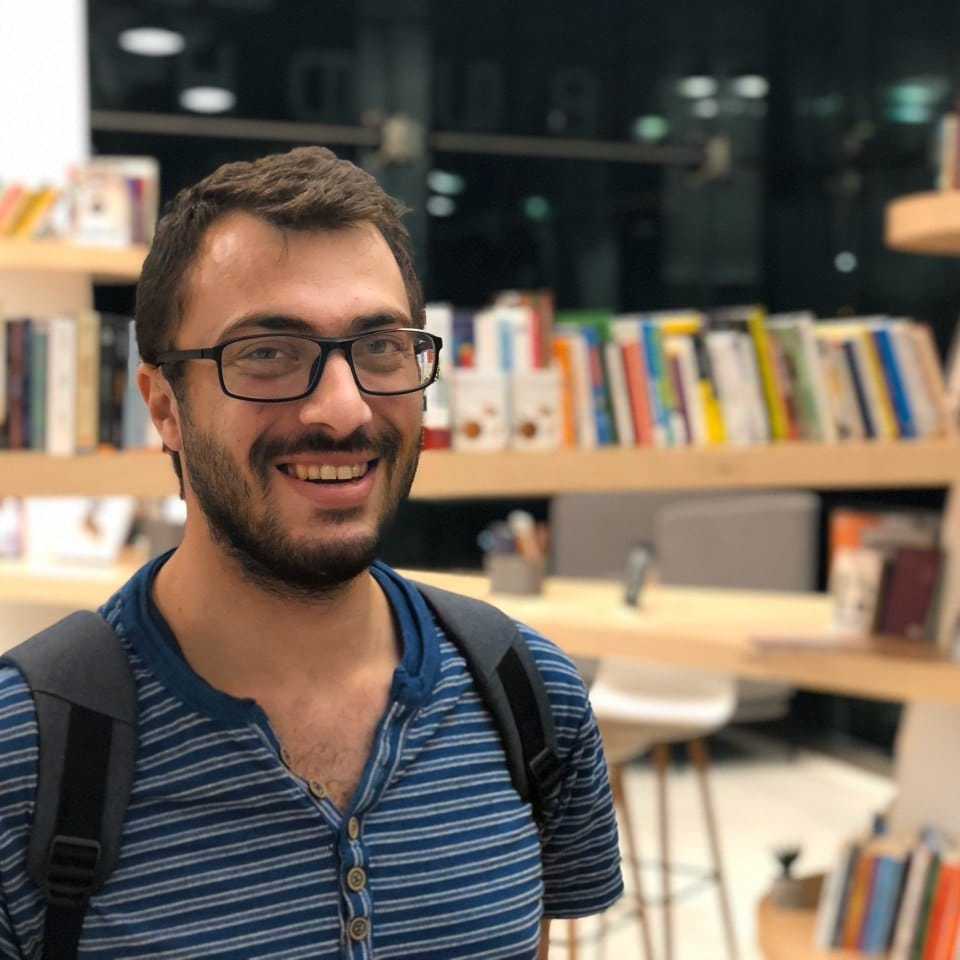
#> input picture openCV/Files/photo.jpg, 960 x 960 px, found by its file name
$ python face.py
#> lines starting #> are read from the running program, lines starting #| are printed output that depends on the picture; after the words box and inside, x2 and y2 are one past the last pixel; in counts of white or black regions, pixels touching at a corner belong together
import cv2
import numpy as np
import time
import sys
import cv2
import serial

arduino = serial.Serial('COM3', 9600)
time.sleep(2)
print("Connection to arduino...")


face_cascade = cv2.CascadeClassifier('haarcascade_frontalface_default.xml')


img = cv2.imread("files\photo.jpg")
#> img is the input picture: shape (960, 960, 3); mean B, G, R 90.6, 101.6, 112.9
gray_img = cv2.cvtColor(img,cv2.COLOR_BGR2GRAY)
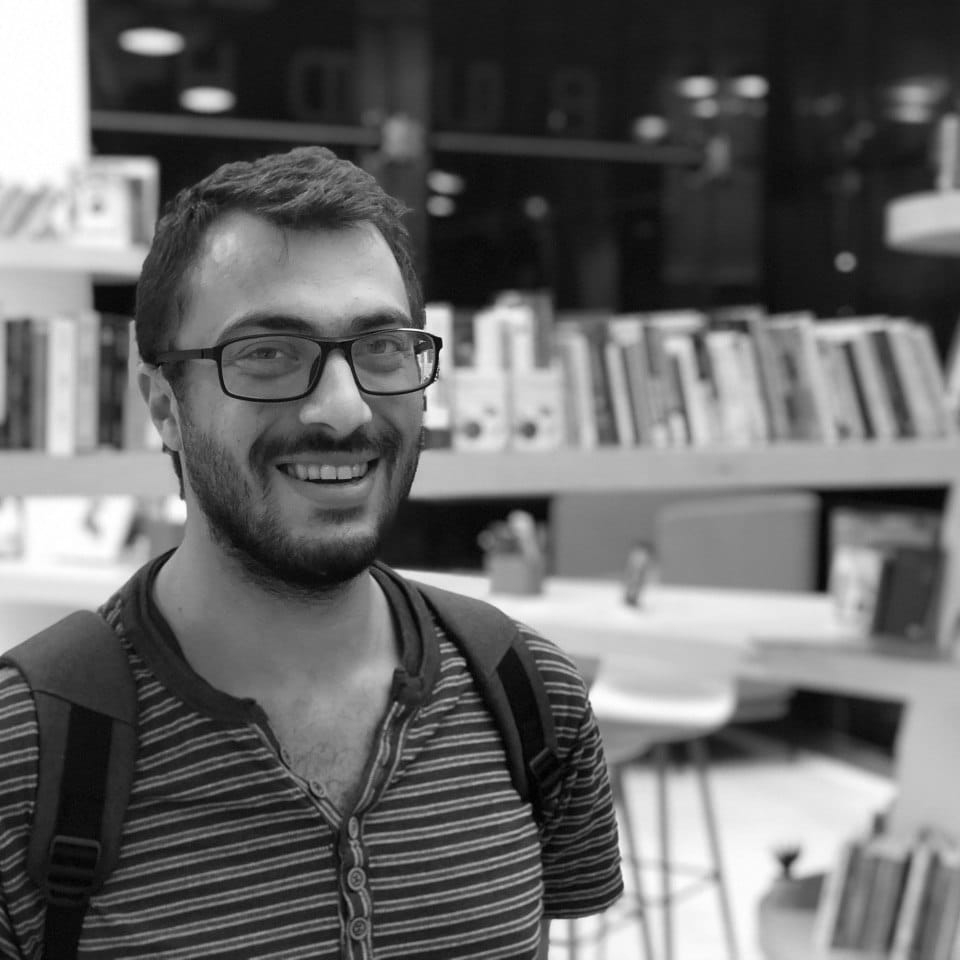
#> gray_img: shape (960, 960); min 0, max 255, mean 103.7

faces = face_cascade.detectMultiScale(gray_img,
scaleFactor = 1.05,
minNeighbors = 5)
#> faces = [[161, 229, 320, 320]]

for x, y, w, h in faces:
    img= cv2.rectangle(img, (x,y), (x+w,y+h),(0,255,0),3)
#> this loop made 1 pass
#> pass 1, `img= cv2.rectangle(img, (x,y), (x+w,y+h),(0,255,0),3)`:
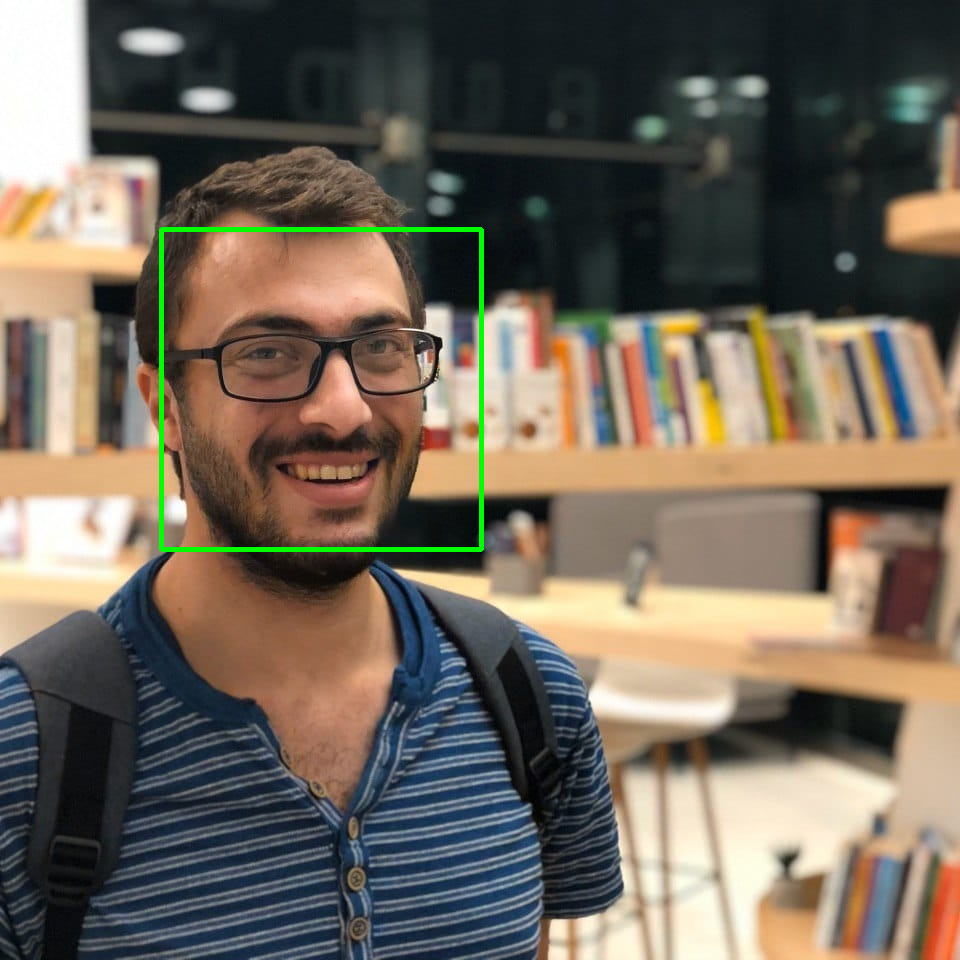
#> img: shape (960, 960, 3); 0.69% of pixels changed, all inside (x1, y1, x2, y2) = (159, 227, 484, 552)


print(type(faces))
#| <class 'numpy.ndarray'>
print(faces)
#| [[161 229 320 320]]


resized = cv2.resize(img,(int(img.shape[1]/3),int(img.shape[0]/3)))

cv2.imshow("Gray", resized)
cv2.waitKey(0)
cv2.destroyAllWindows()

$ run again, with openCV/Files/10577003_10201824906578921_1616194019177819116_n.jpg copied over openCV/Files/photo.jpg
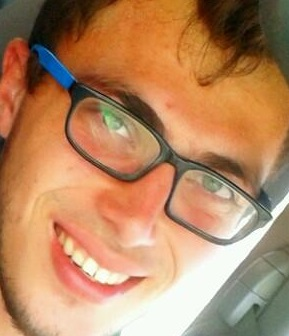
#> input picture openCV/Files/10577003_10201824906578921_1616194019177819116_n.jpg, 289 x 336 px, found by its file name
#> img is the input picture: shape (336, 289, 3); mean B, G, R 97.5, 135, 182.2
#> `gray_img = cv2.cvtColor(img,cv2.COLOR_BGR2GRAY)`:
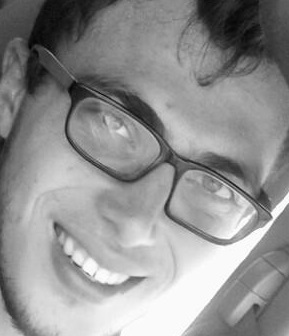
#> gray_img: shape (336, 289); min 1, max 255, mean 144.8
#> faces = ()
#| <class 'tuple'>
#> `resized = cv2.resize(img,(int(img.shape[1]/3),int(img.shape[0]/3)))`:
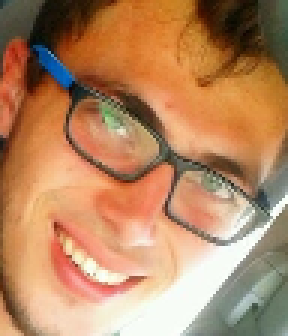
#> resized: shape (112, 96, 3) (shown 3 times larger); mean B, G, R 97.5, 134.9, 182.2

$ run again, with openCV/Files/10734089_10202256877577926_591872981285485164_n.jpg copied over openCV/Files/photo.jpg
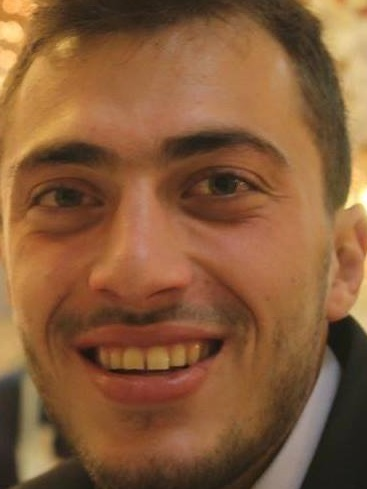
#> input picture openCV/Files/10734089_10202256877577926_591872981285485164_n.jpg, 367 x 489 px, found by its file name
#> img is the input picture: shape (489, 367, 3); mean B, G, R 57.6, 91.4, 134.6
#> `gray_img = cv2.cvtColor(img,cv2.COLOR_BGR2GRAY)`:
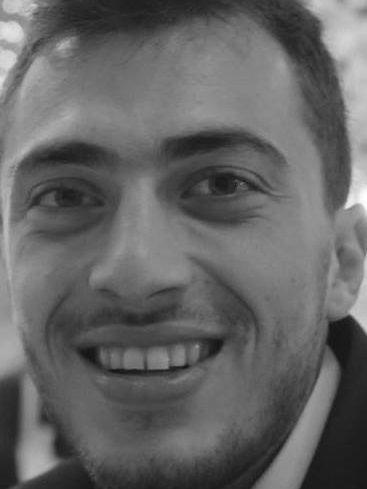
#> gray_img: shape (489, 367); min 18, max 255, mean 100.5
#> faces = ()
#| <class 'tuple'>

$ run again, with openCV/Files/11011879_10203326983449904_3741641720580444924_n.jpg copied over openCV/Files/photo.jpg
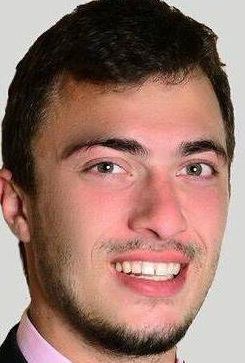
#> input picture openCV/Files/11011879_10203326983449904_3741641720580444924_n.jpg, 245 x 363 px, found by its file name
#> img is the input picture: shape (363, 245, 3); mean B, G, R 107.8, 118.2, 153.2
#> `gray_img = cv2.cvtColor(img,cv2.COLOR_BGR2GRAY)`:
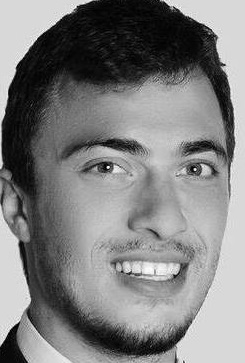
#> gray_img: shape (363, 245); min 0, max 255, mean 127.5
#> faces = [[62, 93, 179, 179]]
#> the loop `for x, y, w, h in faces:` made 1 pass
#| <class 'numpy.ndarray'>
#| [[ 62  93 179 179]]
#> `resized = cv2.resize(img,(int(img.shape[1]/3),int(img.shape[0]/3)))`:
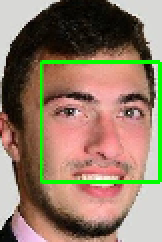
#> resized: shape (121, 81, 3) (shown 2 times larger); mean B, G, R 101.5, 122.8, 144.7
